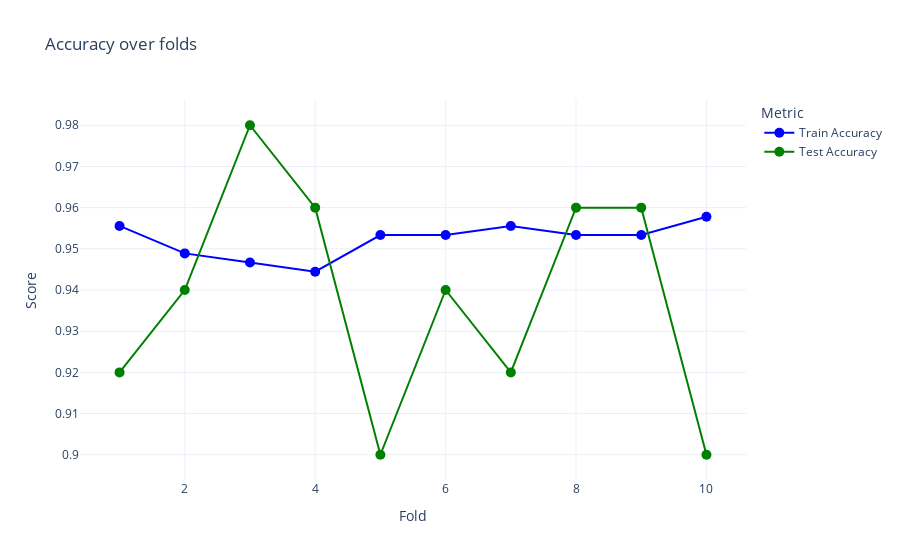

This figure's notebook cell:
### Code cell
# Visualize Cross-Validation results: Scatter Plot for a choosen metric over the folds
# metrics names = accuracy, precision, recall, f1, loss

fig = plot_line_accuracy_log_loss(results_cv_knn, metric='accuracy')
fig.show()

### Figure 1 — Plotly figure (JSON) as saved in the notebook; plotly's stock layout.template omitted (floating-point values rounded to 4 significant figures)
{"data": [{"line": {"color": "blue"}, "marker": {"size": 10}, "mode": "lines+markers", "name": "Train Accuracy", "type": "scatter", "x": [1, 2, 3, 4, 5, 6, 7, 8, 9, 10], "y": [0.9556, 0.9489, 0.9467, 0.9444, 0.9533, 0.9533, 0.9556, 0.9533, 0.9533, 0.9578]}, {"line": {"color": "green"}, "marker": {"size": 10}, "mode": "lines+markers", "name": "Test Accuracy", "type": "scatter", "x": [1, 2, 3, 4, 5, 6, 7, 8, 9, 10], "y": [0.92, 0.94, 0.98, 0.96, 0.9, 0.94, 0.92, 0.96, 0.96, 0.9]}], "layout": {"legend": {"title": {"text": "Metric"}}, "title": {"text": "Accuracy over folds"}, "xaxis": {"title": {"text": "Fold"}}, "yaxis": {"title": {"text": "Score"}}}}
